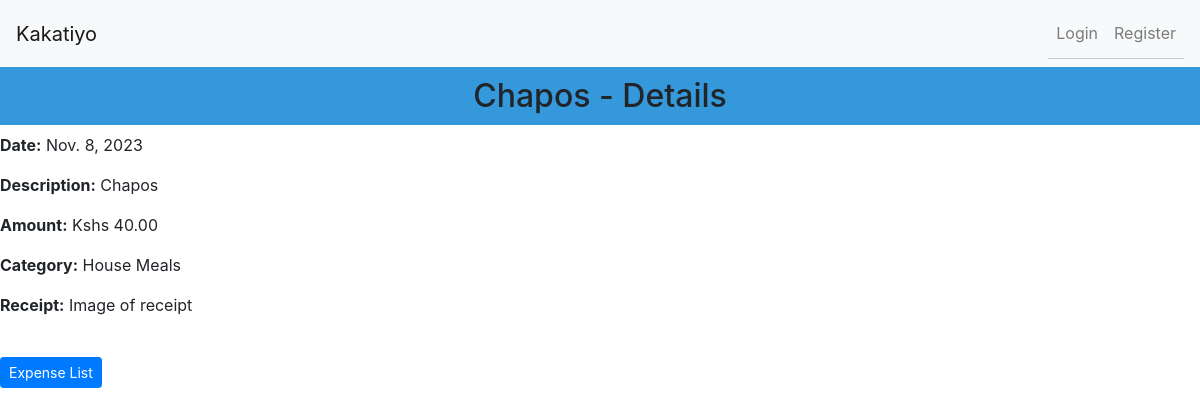
/expenses/33/, run on the app's committed database.
### tracker/models.py (models this page shows, shortened)
class Expense(models.Model):
    user = models.ForeignKey(User, on_delete=models.CASCADE)
    date = models.DateField()
    description = models.CharField(max_length=200)
    amount = models.DecimalField(max_digits=10, decimal_places=2)
    category = models.ForeignKey(
        Category, on_delete=models.SET_NULL, null=True, blank=True)

class Category(models.Model):
    name = models.CharField(max_length=100)
    def __str__(self):
        return self.name

### tracker/views.py (the view)
def expense_detail(request, expense_id):
    expense = get_object_or_404(Expense, pk=expense_id)
    return render(request, 'tracker/expense_detail.html', {'expense': expense})

### tracker/templates/tracker/expense_detail.html (shortened to what this page needs)
{% extends "base.html" %} {% block content %}
<h2>{{ expense.description }} - Details</h2>
<p><strong>Date:</strong> {{ expense.date }}</p>
<p><strong>Description:</strong> {{ expense.description }}</p>
<p><strong>Amount:</strong> Kshs {{ expense.amount }}</p>
<p><strong>Category:</strong> {{ expense.category }}</p>
<p><strong>Receipt:</strong> Image of receipt</p>
<br />
<a href="{% url 'expense_list' %}" class="btn btn-primary btn-sm"
	>Expense List</a
>
{% endblock %}

### static/css/styles.css (style rules this page uses)
h2 { text-align: center; background-color: #3498db; color: #fff; padding: 10px; }

### data on the page
Expense: description "Chapos", date "Nov. 8, 2023", amount "40.00", category "House Meals"
